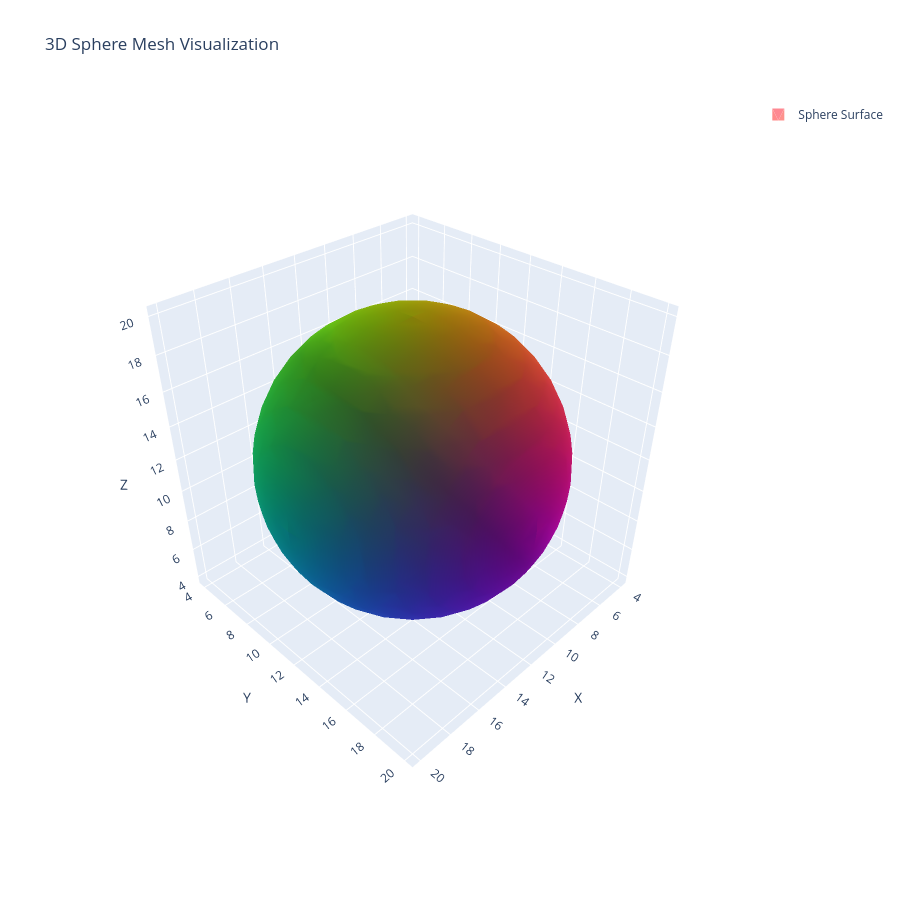

The notebook cell this image was saved under:
### Markdown cell above
### Plotly visualisation

### Code cell
import plotly.graph_objects as go

vertex_colors = ((normals + 1) / 2 * 255).astype(int)
rgb_colors = ['rgb({},{},{})'.format(vertex_colors[i, 0], vertex_colors[i, 1], vertex_colors[i, 2]) 
              for i in range(len(vertex_colors))]


fig = go.Figure(data=[go.Mesh3d(
    x=verts[:, 0],
    y=verts[:, 1],
    z=verts[:, 2],
    i=faces[:, 0],
    j=faces[:, 1],
    k=faces[:, 2],
    vertexcolor=rgb_colors,
    opacity=0.9,
    flatshading=False,
    showlegend=True,
    name='Sphere Surface'
)])


fig.update_layout(
    title='3D Sphere Mesh Visualization',
    scene=dict(
        xaxis=dict(title='X'),
        yaxis=dict(title='Y'),
        zaxis=dict(title='Z'),
        aspectmode='data',
        camera=dict(
            eye=dict(x=1.5, y=1.5, z=1.5)
        )
    ),
    width=900,
    height=900,
    showlegend=True
)

fig.show()

### Figure 1 — Plotly figure (JSON) as saved in the notebook; plotly's stock layout.template omitted (floating-point values rounded to 4 significant figures; data arrays with more than 128 entries replaced by an {"elided": "..."} marker saying what was removed)
{"data": [{"flatshading": false, "i": {"elided": "2360 int values"}, "j": {"elided": "2360 int values"}, "k": {"elided": "2360 int values"}, "name": "Sphere Surface", "opacity": 0.9, "showlegend": true, "type": "mesh3d", "vertexcolor": {"elided": "1182 str values"}, "x": {"elided": "1182 float values"}, "y": {"elided": "1182 float values"}, "z": {"elided": "1182 float values"}}], "layout": {"height": 900, "scene": {"aspectmode": "data", "camera": {"eye": {"x": 1.5, "y": 1.5, "z": 1.5}}, "xaxis": {"title": {"text": "X"}}, "yaxis": {"title": {"text": "Y"}}, "zaxis": {"title": {"text": "Z"}}}, "showlegend": true, "title": {"text": "3D Sphere Mesh Visualization"}, "width": 900}}
